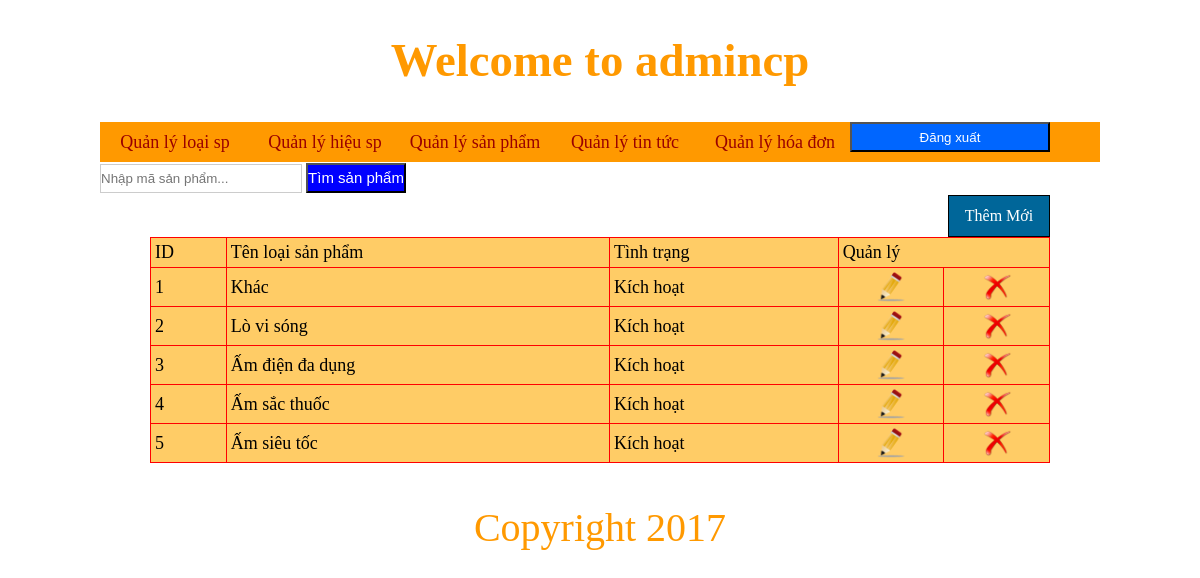
/admincp/index.php?quanly=loaisp&ac=lietke (signed in), run on the app's committed database.
### tables this page shows
CREATE TABLE IF NOT EXISTS `loaisp` (
`idloaisp` int(11) NOT NULL,
  `tenloaisp` varchar(255) NOT NULL,
  `tinhtrang` varchar(100) NOT NULL
);

### admincp/modules/quanlyloaisp/lietke.php (the view)
<?php
	$sql_lietkesp="select * from loaisp order by idloaisp desc ";
	$row_lietkesp=mysql_query($sql_lietkesp);
?>
<div class="button_themsp">
<a href="index.php?quanly=loaisp&ac=them">Thêm Mới</a>
</div>
<table width="100%" border="1">
  <tr>
    <td>ID</td>
    <td>Tên loại sản phẩm</td>
    <td>Tình trạng</td>
    <td colspan="2">Quản lý</td>
  </tr>
  <?php
  $i=1;
  while($dong=mysql_fetch_array($row_lietkesp)){
  ?>
  <tr>
    <td><?php  echo $i;?></td>
    <td><?php echo $dong['tenloaisp'] ?></td>
    <td><?php
	if($dong['tinhtrang'] == 1 ){
		echo 'Kích hoạt';
	}else{
		echo 'Không kích hoạt';
	}
    ?></td>
    <td><a href="index.php?quanly=loaisp&ac=sua&id=<?php echo $dong['idloaisp'] ?>"><center><img src="../imgs/edit.png" width="30" height="30" /></center></a></td>
    <td><a href="modules/quanlyloaisp/xuly.php?id=<?php echo $dong['idloaisp']?>" class="delete_link"><center><img src="../imgs/delete.png" width="30" height="30" /></center></a></td>
  </tr>
  <?php
  $i++;
  }
  ?>
</table>

### admincp/style/css.css (style rules this page uses)
body { background:#fff; }
* { padding:0; margin:0; }
table { border-collapse:collapse; width:100%; background-color:#FC6; border:1px solid #F00; }
table tr td { color:#000; font-size:18px; padding:4px; }
.button_themsp { width:100px; height:40px; border:1px solid #000; text-align:center; background:#069; line-height:40px; color:#fff; float:right; }
.button_themsp a { color:#fff; display:block; text-decoration:none; }

### data on the page
loaisp: tenloaisp "Khác", tinhtrang "Kích hoạt"
loaisp: tenloaisp "Lò vi sóng", tinhtrang "Kích hoạt"
loaisp: tenloaisp "Ấm điện đa dụng", tinhtrang "Kích hoạt"
loaisp: tenloaisp "Ấm sắc thuốc", tinhtrang "Kích hoạt"
loaisp: tenloaisp "Ấm siêu tốc", tinhtrang "Kích hoạt"
